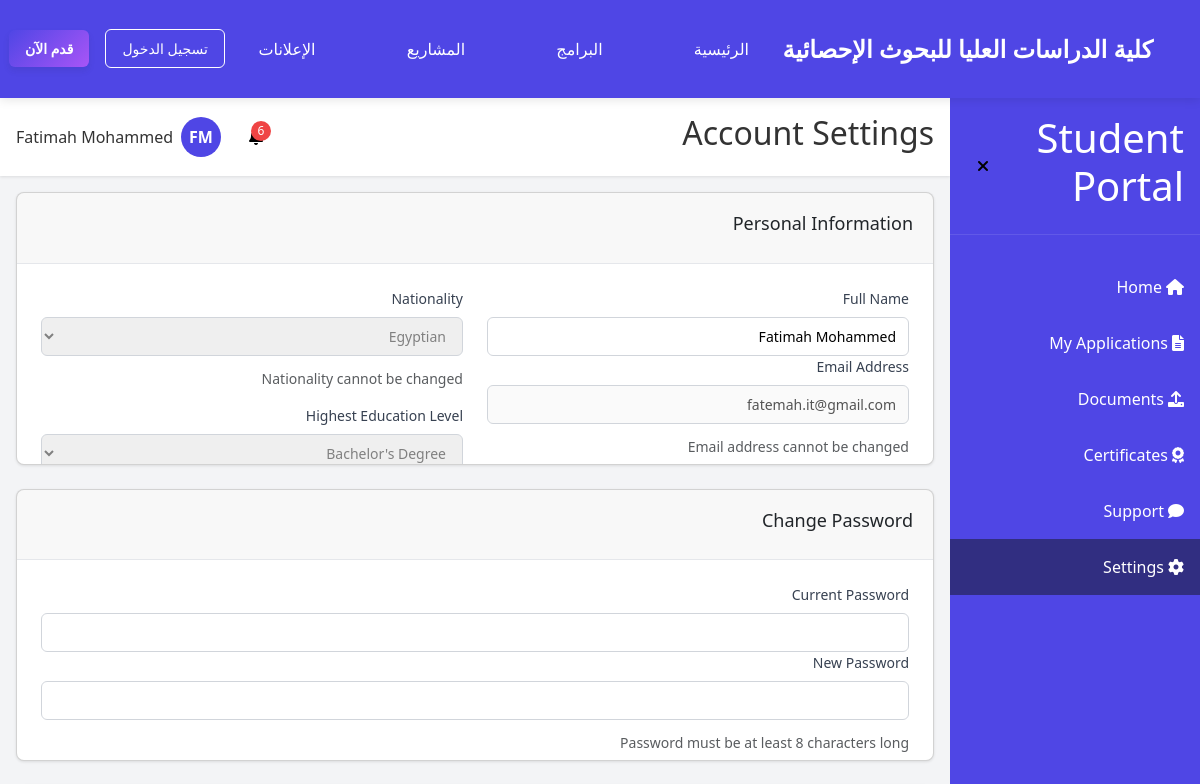
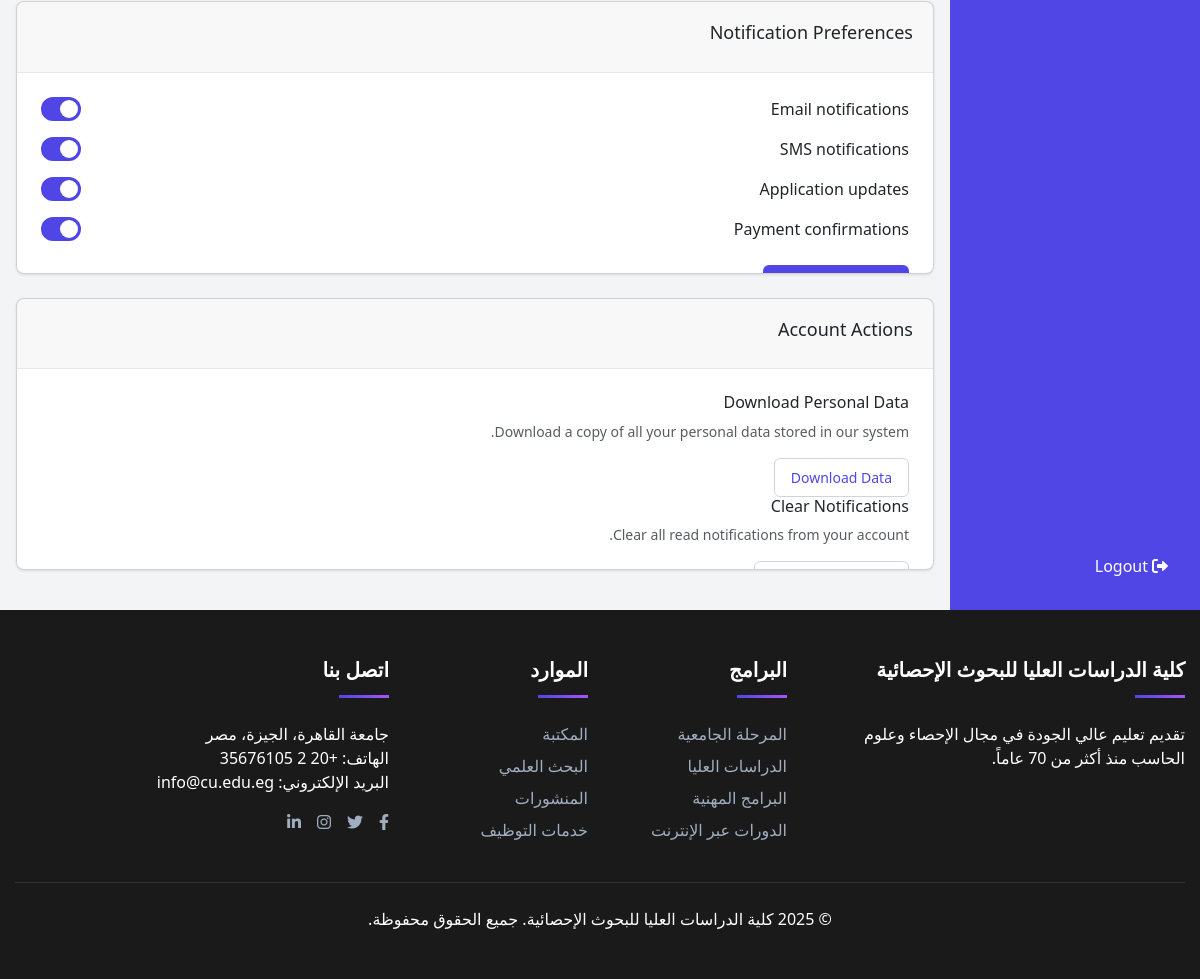
Screenshot of /student/settings (signed in) with the database file from the repository (2 pictures, top to bottom).
### models.py (models this page shows, shortened)
class User(db.Model, UserMixin):
    __tablename__ = 'user'
    __table_args__ = {'extend_existing': True}
    id = db.Column(db.Integer, primary_key=True)
    email = db.Column(db.String(120), unique=True, nullable=False)
    password_hash = db.Column(db.String(128), nullable=False)
    full_name = db.Column(db.String(100), nullable=False)
    phone = db.Column(db.String(20), nullable=True)
    nationality = db.Column(db.String(50), nullable=True)
    education = db.Column(db.String(50), nullable=True)
    role = db.Column(db.String(20), default='student')
    created_at = db.Column(db.DateTime, default=datetime.utcnow)
    applications = db.relationship('Application', backref='user', lazy=True)
    documents = db.relationship('Document', backref='user', lazy=True)
    certificates = db.relationship('Certificate', backref='user', lazy=True)
    tickets = db.relationship('Ticket', backref='user', lazy=True)
    notifications = db.relationship('Notification', backref='user', lazy=True)
    def is_admin(self):
        return self.role == 'admin'

### run.py (the view)
@app.route('/student/settings')
@login_required
def student_settings():
    if current_user.is_admin():
        return redirect(url_for('admin_dashboard'))
    return render_template('student/settings.html')

### run.py (called while the page is built)
@login_manager.user_loader
def load_user(user_id):
    return User.query.get(int(user_id))

@app.template_filter('initials')
def initials_filter(name):
    if not name:
        return "UN"
    parts = name.split()
    if len(parts) == 1:
        return parts[0][0].upper()
    else:
        return (parts[0][0] + parts[-1][0]).upper()

@app.context_processor
def inject_now():
    return {'now': datetime.utcnow()}

### templates/student/settings.html (shortened to what this page needs)
{% extends "student_layout.html" %}
{% block page_title %}Account Settings{% endblock %}
{% block main_content %}
<div class="card mb-6">
    <div class="card-header">
        <h3>Personal Information</h3>
    </div>
    <div class="card-body">
        <form method="POST" action="{{ url_for('student_update_settings') }}">
            <div class="settings-grid">
                <div class="settings-section">
                    <div class="form-group">
                        <label for="full_name">Full Name</label>
                        <input type="text" id="full_name" name="full_name" class="form-input"
                               value="{{ current_user.full_name }}" required>
                    </div>
                    <div class="form-group">
                        <label for="email">Email Address</label>
                        <input type="email" id="email" name="email" class="form-input"
                               value="{{ current_user.email }}" disabled>
                        <p class="text-muted mt-1">Email address cannot be changed</p>
                    </div>
                </div>
                <div class="settings-section">
                    <div class="form-group">
                        <label for="nationality">Nationality</label>
                        <select id="nationality" name="nationality" class="form-input" disabled>
                            <option value="Egyptian" {% if current_user.nationality == 'Egyptian' %}selected{% endif %}>Egyptian</option>
                        </select>
                        <p class="text-muted mt-1">Nationality cannot be changed</p>
                    </div>
                    <div class="form-group">
                        <label for="education">Highest Education Level</label>
                        <select id="education" name="education" class="form-input" disabled>
                            <option value="Bachelor's Degree" {% if current_user.education == 'Bachelor\'s Degree' %}selected{% endif %}>Bachelor's Degree</option>
                        </select>
                    </div>
                </div>
            </div>
        </form>
    </div>
</div>
<div class="card mb-6">
    <div class="card-header">
        <h3>Change Password</h3>
    </div>
    <div class="card-body">
        <form id="change-password-form" method="POST" action="{{ url_for('student_change_password') }}">
            <div class="form-group">
                <label for="current_password">Current Password</label>
                <input type="password" id="current_password" name="current_password" class="form-input" required>
            </div>
            <div class="form-group">
                <label for="new_password">New Password</label>
                <input type="password" id="new_password" name="new_password" class="form-input" required>
                <p class="text-muted mt-1">Password must be at least 8 characters long</p>
            </div>
        </form>
    </div>
</div>
<div class="card">
    <div class="card-header">
        <h3>Notification Preferences</h3>
    </div>
    <div class="card-body">
        <form method="POST" action="{{ url_for('student_update_notification_preferences') }}">
            <div class="settings-options">
                <div class="toggle-setting">
                    <span>Email notifications</span>
                    <div class="toggle-container">
                        <label for="email_notifications" class="toggle-label"></label>
                    </div>
                </div>
                <div class="toggle-setting">
                    <span>SMS notifications</span>
                    <div class="toggle-container">
                        <label for="sms_notifications" class="toggle-label"></label>
                    </div>
                </div>
                <div class="toggle-setting">
                    <span>Application updates</span>
                    <div class="toggle-container">
                        <label for="application_updates" class="toggle-label"></label>
                    </div>
                </div>
                <div class="toggle-setting">
                    <span>Payment confirmations</span>
                    <div class="toggle-container">
                        <label for="payment_confirmations" class="toggle-label"></label>
                    </div>
                </div>
            </div>
            <div class="form-actions">
                <button type="submit" class="btn primary">Save Preferences</button>
            </div>
        </form>
    </div>
</div>
<div class="card mt-6">
    <div class="card-header">
        <h3>Account Actions</h3>
    </div>
    <div class="card-body">
        <div class="account-actions">
            <div class="action-item">
                <div>
                    <h4>Download Personal Data</h4>
                    <p class="text-muted">Download a copy of all your personal data stored in our system.</p>
                </div>
                <button id="download-data-btn" class="btn outline">Download Data</button>
            </div>
            <div class="action-item">
                <div>
                    <h4>Clear Notifications</h4>
                    <p class="text-muted">Clear all read notifications from your account.</p>
                </div>
                <button id="clear-notifications-btn" class="btn outline">Clear Notifications</button>
            </div>
        </div>
    </div>
</div>
{% endblock %}

### templates/student_layout.html (shortened to what this page needs)
{% extends "base.html" %}
{% block content %}
<div class="dashboard-container">
    <div id="sidebar" class="sidebar">
        <div class="sidebar-header">
            <h1 id="sidebar-title">Student Portal</h1>
            <button id="toggle-sidebar" class="btn-icon">
                <i class="fas fa-times"></i>
            </button>
        </div>
        <nav class="sidebar-nav">
            <a href="{{ url_for('student_dashboard') }}" class="nav-item {% if request.endpoint == 'student_dashboard' %}active{% endif %}">
                <i class="fas fa-home"></i>
                <span class="nav-text">Home</span>
            </a>
            <a href="{{ url_for('student_applications') }}" class="nav-item {% if request.endpoint == 'student_applications' or request.endpoint == 'student_new_application' %}active{% endif %}">
                <i class="fas fa-file-alt"></i>
                <span class="nav-text">My Applications</span>
            </a>
            <a href="{{ url_for('student_documents') }}" class="nav-item {% if request.endpoint == 'student_documents' or request.endpoint == 'student_upload_document' %}active{% endif %}">
                <i class="fas fa-upload"></i>
                <span class="nav-text">Documents</span>
            </a>
            <a href="{{ url_for('student_certificates') }}" class="nav-item {% if request.endpoint == 'student_certificates' or request.endpoint == 'student_request_certificate' %}active{% endif %}">
                <i class="fas fa-award"></i>
                <span class="nav-text">Certificates</span>
            </a>
            <a href="{{ url_for('student_support') }}" class="nav-item {% if request.endpoint == 'student_support' or request.endpoint == 'student_new_ticket' or request.endpoint == 'student_ticket_detail' %}active{% endif %}">
                <i class="fas fa-comment"></i>
                <span class="nav-text">Support</span>
            </a>
            <a href="{{ url_for('student_settings') }}" class="nav-item {% if request.endpoint == 'student_settings' %}active{% endif %}">
                <i class="fas fa-cog"></i>
                <span class="nav-text">Settings</span>
            </a>
        </nav>
        <div class="logout-container">
            <a href="{{ url_for('logout') }}" class="nav-item">
                <i class="fas fa-sign-out-alt"></i>
                <span class="nav-text">Logout</span>
            </a>
        </div>
    </div>
    <div class="main-content">
        <header class="header">
            <div class="header-content">
                <h2 id="page-title">{% block page_title %}Dashboard{% endblock %}</h2>
                <div class="header-actions">
                    <div class="notification-container">
                        <button id="notification-btn" class="btn-icon">
                            {% set unread_notifications = current_user.notifications|selectattr('read', 'equalto', false)|list %}
                            {% if unread_notifications %}
                                <span id="notification-badge" class="notification-badge">{{ unread_notifications|length }}</span>
                            {% endif %}
                        </button>
                    </div>
                    <div class="user-container">
                        <div class="avatar">
                            {{ current_user.full_name|initials }}
                        </div>
                        <span id="user-name" class="user-name">{{ current_user.full_name }}</span>
                    </div>
                </div>
            </div>
        </header>
        <main class="content">
            {% block main_content %}{% endblock %}
        </main>
    </div>
</div>
{% endblock %}

### rows the page displays
User: full_name|initials "FM", full_name "Fatimah Mohammed", email "fatemah.it@gmail.com", nationality "Egyptian", education "Bachelor's Degree"

### other values shown
{{ unread_notifications|length }} "6"
